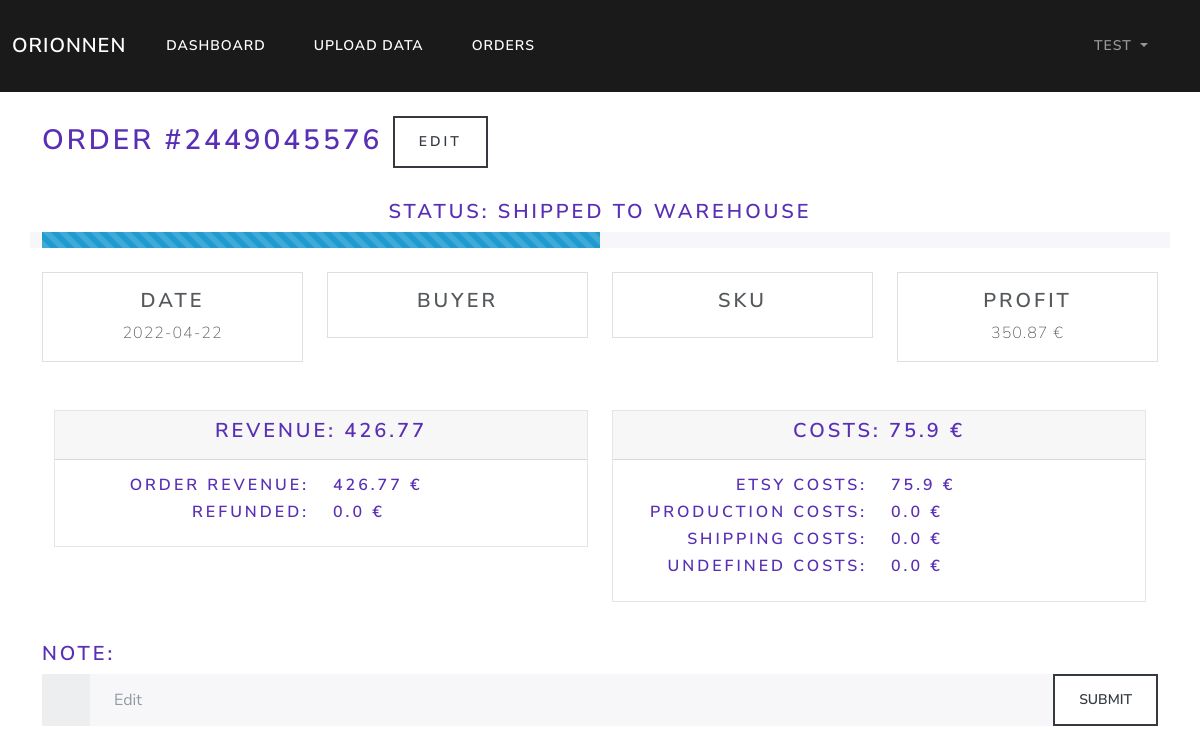
/orders/id_2449045576 (signed in), run on the app's committed database.
### orionnen/models.py (models this page shows, shortened)
class User(db.Model, UserMixin):
    id = db.Column(db.Integer, primary_key=True)
    username = db.Column(db.String(20), unique=True, nullable=False)
    email = db.Column(db.String(120), unique=True, nullable=False)
    password = db.Column(db.String(60), nullable=False)
    orders = db.relationship('Order', backref='author', lazy=True)

class Order(db.Model):
    id = db.Column(db.Integer, primary_key=True)
    user_id = db.Column(db.Integer, db.ForeignKey('user.id'), nullable=False)
    order_id = db.Column(db.Integer, unique=True, nullable=False)
    sku = db.Column(db.String(20), default='Not Specified')
    buyer = db.Column(db.String(20), default='Not Specified')
    date = db.Column(db.Date, nullable=False)
    note = db.Column(db.String(20), default='No Note')
    status = db.Column(db.String(20), default='Ordered')
    revenue = db.Column(db.Float, default=0)
    refund = db.Column(db.Float, default=0)
    net_revenue = db.Column(db.Float, default=0)
    proc_fee = db.Column(db.Float, default=0)
    cred_proc_fee = db.Column(db.Float, default=0)
    net_proc_fee = db.Column(db.Float, default=0)
    trans_trans_fee = db.Column(db.Float, default=0)
    cred_trans_trans_fee = db.Column(db.Float, default=0)
    ship_trans_fee = db.Column(db.Float, default=0)
    cred_ship_trans_fee = db.Column(db.Float, default=0)
    ad_fee = db.Column(db.Float, default=0)
    cred_ad_fee = db.Column(db.Float, default=0)
    net_ad_fee = db.Column(db.Float, default=0)
    vat_ad = db.Column(db.Float, default=0)
    cred_vat_ad = db.Column(db.Float, default=0)
    vat_proc_fee = db.Column(db.Float, default=0)
    cred_vat_proc_fee = db.Column(db.Float, default=0)
    vat_trans = db.Column(db.Float, default=0)
    cred_vat_trans = db.Column(db.Float, default=0)
    vat_ship_trans = db.Column(db.Float, default=0)
    cred_vat_ship_trans = db.Column(db.Float, default=0)
    tax = db.Column(db.Float, default=0)
    cred_tax = db.Column(db.Float, default=0)
    net_tax = db.Column(db.Float, default=0)
    trans_fee = db.Column(db.Float, default=0)
    cred_trans_fee = db.Column(db.Float, default=0)
    net_trans_fee = db.Column(db.Float, default=0)
    vat = db.Column(db.Float, default=0)
    cred_vat = db.Column(db.Float, default=0)
    net_vat = db.Column(db.Float, default=0)
    etsy_costs = db.Column(db.Float, default=0)
    prod_costs = db.Column(db.Float, default=0)
    ship_costs = db.Column(db.Float, default=0)
    undef_costs = db.Column(db.Float, default=0)
    other_costs = db.Column(db.Float, default=0)
    costs = db.Column(db.Float, default=0)
    profit = db.Column(db.Float, default=0)

### orionnen/routes.py (the view)
@app.route('/orders/id_<order_id>', methods=['GET', 'POST'])
@login_required
def view_order(order_id):
    order = Order.query.filter_by(order_id=order_id).filter_by(author=current_user).first()
    if request.method == "POST":
        note = request.form['note']
        order.note = note
        db.session.commit()
        flash('Order updated!', 'success')
        return redirect(url_for('view_order', order_id=order.order_id))
    return render_template("view_order.html", order=order)

### orionnen/models.py (called while the page is built)
@login_manager.user_loader
def load_user(user_id):
    return User.query.get(int(user_id))

### orionnen/templates/view_order.html (shortened to what this page needs)
{% extends "base.html" %}
{% block content %}
    <div container>
        <div class="row">
          <h2>
            Order #{{ order.order_id }} <a class="btn btn-outline-dark" href="{{ url_for('edit_order', order_id=order.order_id) }}">Edit</a>
          </h2>
        </div><br>
        <div class="row" style="text-align:center">
          <h4>Status: {{ order.status }}</h4>
        </div>
        <div class="row">
          <div class="progress">
            {% if order.status == 'Shipped to warehouse' %}
            <div class="progress-bar progress-bar-striped progress-bar-animated bg-info" role="progressbar" aria-valuenow="40" aria-valuemin="0" aria-valuemax="100" style="width: 50%;"></div>
            {% endif %}
          </div>
        </div><br>
        <div class="row">
            <div class="col">
                <div class="card">
                  <div class="card-body">
                    <h4 class="card-title" style="text-align:center">Date</h4>
                    <p class="card-text" style="text-align:center">{{ order.date }}</p>
                  </div>
                </div>
            </div>
            <div class="col">
                <div class="card">
                    <div class="card-body">
                        <h4 class="card-title" style="text-align:center">Buyer</h4>
                    </div>
                </div>
            </div>
            <div class="col">
                <div class="card">
                    <div class="card-body">
                        <h4 class="card-title" style="text-align:center">SKU</h4>
                    </div>
                </div>
            </div>
            <div class="col">
                <div class="card">
                    <div class="card-body">
                        <h4 class="card-title" style="text-align:center">Profit</h4>
                        <p class="card-text" style="text-align:center">{{ order.profit }} €</p>
                    </div>
                </div>
            </div>
        </div>
    </div><br><br>
    <div class="container" style="max-width: 100%;">
        <div class="row">
            <div class="col">
                <div class="card bg-light mb-3">
                    <div class="card-header"><h4 style="text-align:center">Revenue: {{ order.net_revenue }}</h4></div>
                    <div class="card-body">
                        <div class="row">
                            <div class="col">
                                <h5 style="text-align:right">Order revenue:</h5>
                            </div>
                            <div class="col">
                                <h5 style="text-align:left">{{ order.revenue }} €</h5>
                            </div>
                        </div>
                        <div class="row">
                            <div class="col">
                                <h5 style="text-align:right">Refunded:</h5>
                            </div>
                            <div class="col">
                                <h5 style="text-align:left">{{ order.refund }} €</h5>
                            </div>
                        </div>
                    </div>
                </div>
            </div>
            <div class="col">
                <div class="card bg-light mb-3">
                    <div class="card-header"><h4 style="text-align:center">Costs: {{ order.costs }} €</h4></div>
                    <div class="card-body">
                        <div class="row">
                            <div class="col">
                                <h5 style="text-align:right">Etsy costs:</h5>
                            </div>
                            <div class="col">
                                <h5 style="text-align:left">{{ order.etsy_costs }} €</h5>
                            </div>
                        </div>
                        <div class="row">
                            <div class="col">
                                <h5 style="text-align:right">Production costs:</h5>
                            </div>
                            <div class="col">
                                <h5 style="text-align:left">{{ order.prod_costs }} €</h5>
                            </div>
                        </div>
                        <div class="row">
                            <div class="col">
                                <h5 style="text-align:right">Shipping costs:</h5>
                            </div>
                            <div class="col">
                                <h5 style="text-align:left">{{ order.ship_costs }} €</h5>
                            </div>
                        </div>
                        <div class="row">
                            <div class="col">
                                <h5 style="text-align:right">Undefined costs:</h5>
                            </div>
                            <div class="col">
                                <h5 style="text-align:left">{{ order.undef_costs }} €</h5>
                            </div>
                        </div>
                    </div>
                </div>
            </div>
        </div>
    </div><br>
    <h4>Note:</h4>
    <form action="#" method="post">
      <div class="input-group">
        <span class="input-group-text">{{ order.note}}</span>
        <input type="text" class="form-control" name="note" placeholder="Edit">
        <input class="btn btn-outline-dark" type="submit" value="Submit"/>
      </div>
    </form>
{% endblock %}

### orionnen/templates/navbar.html (shortened to what this page needs)
      <nav class="navbar navbar-expand-lg navbar-dark bg-primary">
        <div class="container-fluid">
          <a class="navbar-brand" href="/">Orionnen</a>
          <div class="collapse navbar-collapse" id="navbarColor01">
            <div class="navbar-nav mr-auto">
              {% if current_user.is_authenticated %}
              <a class="nav-item nav-link active" href="{{ url_for('dashboard') }}">Dashboard</a>
              <a class="nav-item nav-link active" href="{{ url_for('upload') }}">Upload data</a>
              <a class="nav-item nav-link active" href="{{ url_for('show_orders') }}">Orders</a>
              {% else %}
              <a class="nav-item nav-link active" href="{{ url_for('login') }}">Login</a>
              <a class="nav-item nav-link active" href="{{ url_for('register') }}">Register</a>
              {% endif %}
            </div>
          </div>
          <div class="navbar-nav mr-auto">
            {% if current_user.is_authenticated %}
            <li class="nav-item dropdown">
              <a class="nav-link dropdown-toggle" data-bs-toggle="dropdown" href="#" role="button" aria-haspopup="true" aria-expanded="false">
                {{ current_user.username }}
              </a>
            </li>
            {% endif %}
          </div>
        </div>
      </nav>

### data on the page
User: username "TEST"
Order: order_id "2449045576", status "SHIPPED TO WAREHOUSE", date "2022-04-22", profit "350.87", net_revenue "426.77", revenue "426.77", refund "0.0", costs "75.9", etsy_costs "75.9", prod_costs "0.0", ship_costs "0.0", undef_costs "0.0"
